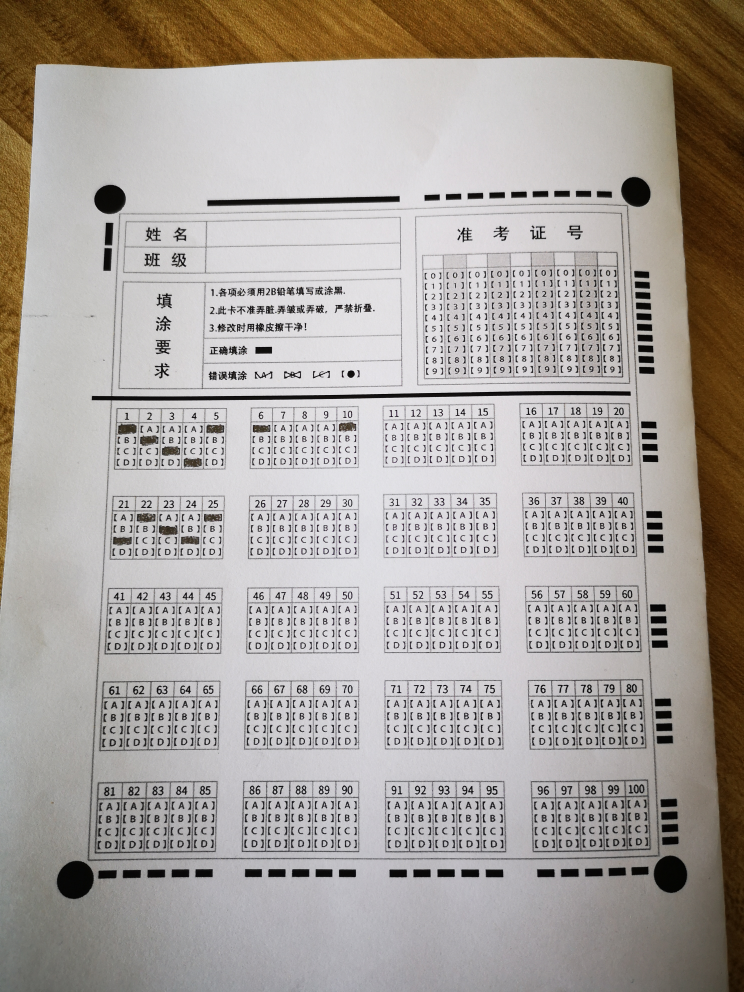
#> input picture face_recognition/test/t3.jpg, 2976 x 3968 px (shown at 1/4 size)
$ python convert.py   (older library calls are emulated)
#> lines starting #> are read from the running program, lines starting #| are printed output that depends on the picture; after the words box and inside, x2 and y2 are one past the last pixel; in counts of white or black regions, pixels touching at a corner belong together
# -*- coding: utf-8 -*-
from operator import attrgetter, itemgetter

import cv2
import numpy as np
from imutils import contours
from imutils.perspective import four_point_transform


def nothing(args):
    pass


def test():
    # 载入并显示图片
    img = cv2.imread('t3.jpg')
#> img is the input picture: shape (3968, 2976, 3); mean B, G, R 156.8, 162, 168.5
    img = cv2.resize(img, (500, 700), 0, 0)
#> img: shape (700, 500, 3)
    # 1.降噪（模糊处理用来减少瑕疵点）
    result = cv2.blur(img, (5, 5))
    # 2.灰度化,就是去色（类似老式照片）
    gray = cv2.cvtColor(result, cv2.COLOR_BGR2GRAY)
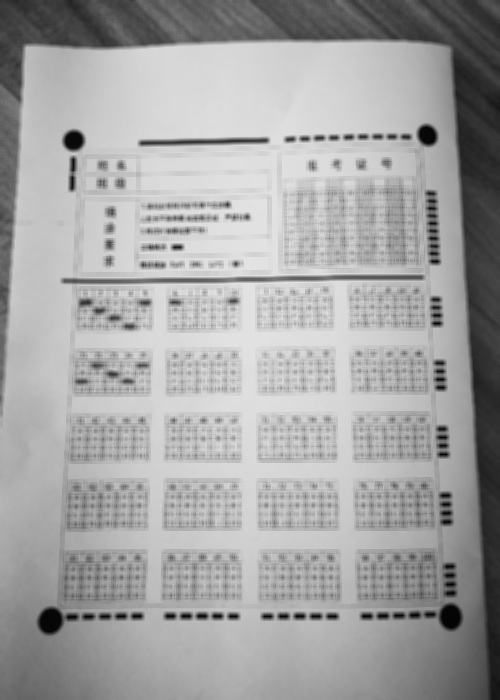
#> gray: shape (700, 500); min 3, max 227, mean 163.3
    # 霍夫变换圆检测
    circles = cv2.HoughCircles(gray.copy(), cv2.HOUGH_GRADIENT, 1, 200, param1=250, param2=15, minRadius=2,
                               maxRadius=20)
#> circles = [[427.5, 134.5, 9.6], [73.5, 140.5, 10], [49.5, 619.5, 12.7], [453.5, 616.5, 14.6]]
    circles = np.round(circles[0, :]).astype('int')
#> circles = [[428, 134, 10], [74, 140, 10], [50, 620, 13], [454, 616, 15]]

    # 排序circles坐标
    # print("circles1===", circles)
    circles2 = sorted(circles, key=lambda x: x[1])  # 对y轴排序
#> circles2 = [[428, 134, 10], [74, 140, 10], [454, 616, 15], [50, 620, 13]]
    # print("circles2", circles2)
    top_list = sorted(circles2[0: 2], key=lambda x: x[0])  # 对x轴排序
#> top_list = [[74, 140, 10], [428, 134, 10]]
    bottom_list = sorted(circles2[2: 4], key=lambda x: x[0])  # 对x轴排序
#> bottom_list = [[50, 620, 13], [454, 616, 15]]
    circles3 = np.vstack((top_list, bottom_list))
#> circles3 = [[74, 140, 10], [428, 134, 10], [50, 620, 13], [454, 616, 15]]
    # print("circles3", circles3)

    four_points = []
    for idx, (x, y, r) in enumerate(circles3):
        # 绘制圆和半径矩形到output
        cv2.circle(img, (x, y), r, (0, 255, 0), 4)
        if idx == 0:
            four_points.append([x + r, y + r])
        elif idx == 1:
            four_points.append([x - r, y + r])
        elif idx == 2:
            four_points.append([x + r, y - r])
        elif idx == 3:
            four_points.append([x - r, y - r])
#> this loop made 4 passes
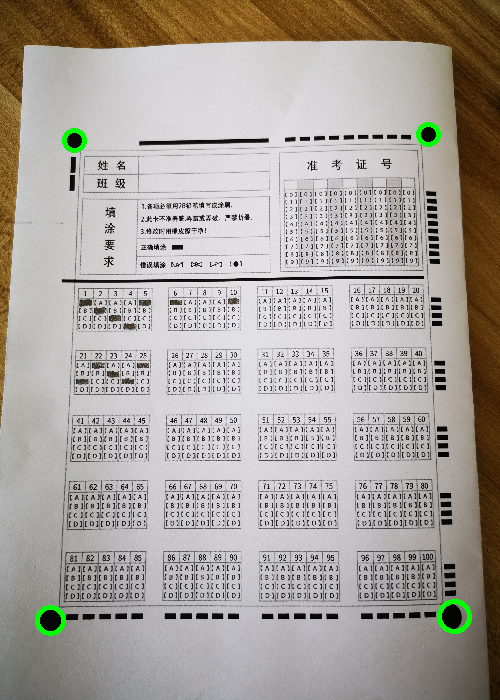
#> img: shape (700, 500, 3); mean B, G, R 156.3, 162.6, 168
#> after the loop, four_points = [[84, 150], [418, 144], [63, 607], [439, 601]]
    # 透视变换
    gray_trans = four_point_transform(gray, np.array(four_points))
    img_trans = four_point_transform(img, np.array(four_points))
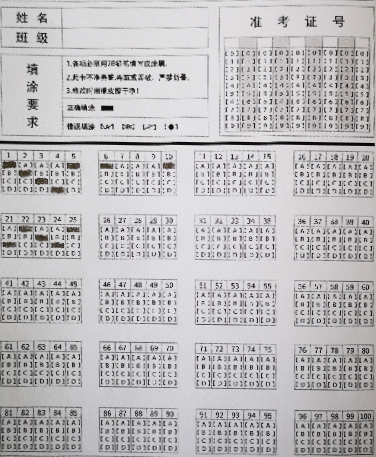
#> img_trans: shape (457, 376, 3); mean B, G, R 188.4, 186.1, 188.3
    # 显示新图像
    cv2.imshow('circle', img)
    cv2.imshow('rect_img', img_trans)
    transform(gray_trans, img_trans)
    # 按任意键退出
    cv2.waitKey(0)
    cv2.destroyAllWindows()


def transform(gray_trans, img_trans):
    gaussian_bulr = cv2.GaussianBlur(gray_trans, (5, 5), 0)
    cv2.imshow("gaussian", gaussian_bulr)
    edged = cv2.Canny(gaussian_bulr, 75, 200)  # 边缘检测,灰度值小于2参这个值的会被丢弃，大于3参这个值会被当成边缘，在中间的部分，自动检测
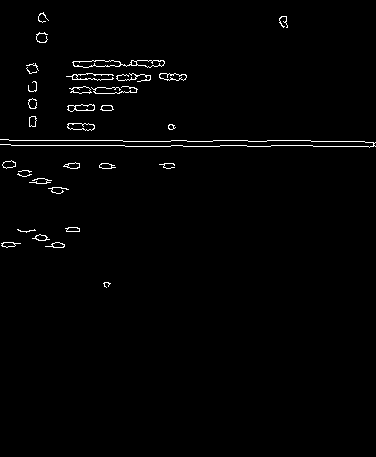
#> edged: shape (457, 376); 1.3% white in thin lines or dots, all inside (x1, y1, x2, y2) = (0, 12, 376, 288)
    cv2.imshow("edged", edged)
    # 寻找轮廓
    image, cts, hierarchy = cv2.findContours(edged.copy(), cv2.RETR_EXTERNAL, cv2.CHAIN_APPROX_SIMPLE)
#> cts = 33 contours, 17 with area under 20; largest, box (x1, y1, x2, y2) and area: (72, 60, 165, 68) 424, (67, 123, 95, 131) 148, (159, 73, 187, 81) 141, (67, 104, 95, 112) 138, (69, 86, 92, 94) 94
    path_list = []
    for c in cts:
        peri = 0.01 * cv2.arcLength(c, True)
        path_list.append({"c": c, "peri": peri})
#> this loop made 33 passes
#> peri on passes 1 to 12: 0.31, 0.453, 0.461, 0.416, 0.401, 0.357, 0.769, 0.906, 0.321, 0.285, 0.624, 0.433
#> after the loop, path_list = 33 items
    # print("path_list", path_list)
    path_sort = sorted(path_list, key=lambda x: x['peri'], reverse=True)
#> path_sort = 33 items
    # print("path_sort", path_sort)

    # 给轮廓加标记，便于我们在原图里面观察，注意必须是原图才能画出红色，灰度图是没有颜色的
    # cv2.drawContours(rect, [path_sort[0]['c']], -1, (0, 0, 255), 3)
    # cv2.imshow("draw_contours", gray_trans)

    x, y, w, h = cv2.boundingRect(path_sort[0]['c'])
#> x = 0; y = 139; w = 376; h = 9
    cv2.rectangle(gray_trans, (x, y), (x + w, y + h), (0, 255, 0), 2)
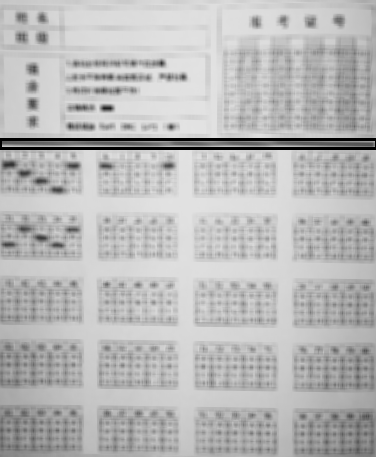
#> gray_trans: shape (457, 376); min 0, max 227, mean 184.5
    cv2.imshow("rectangle", gray_trans)
    # print("rect.shape()", rect.shape)
    my, mx = gray_trans.shape
#> my = 457; mx = 376

    four_points = [[0, y + h], [mx, y + h], [0, my], [mx, my]]
#> four_points = [[0, 148], [376, 148], [0, 457], [376, 457]]
    gray_trans2 = four_point_transform(gray_trans, np.array(four_points))
    img_trans2 = four_point_transform(img_trans, np.array(four_points))
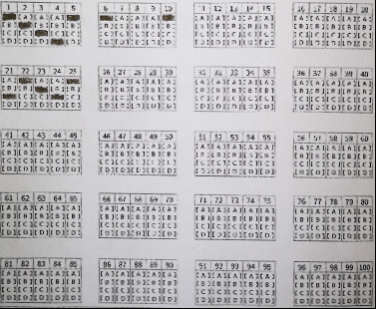
#> img_trans2: shape (309, 376, 3); mean B, G, R 184.3, 181.7, 183.8
    cv2.imshow("img_trans2", img_trans2)
    # [4 lines of commented-out code are left out]
    answer(gray_trans2, img_trans2)


# [97 lines left out: functions answer_area3, answer_area2, answer_area1, answer_area, not called in this run]


def answer(gray_trans2, img_trans2):
    thresh2 = cv2.adaptiveThreshold(gray_trans2, 255, cv2.ADAPTIVE_THRESH_MEAN_C, cv2.THRESH_BINARY_INV, 11, 54)
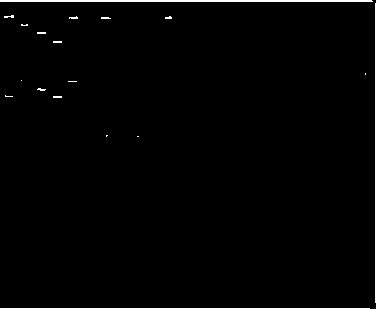
#> thresh2: shape (309, 376); 1.4% white; 18 white regions (14 under 20 px)
    cv2.imshow("ostu2", thresh2)
    r_image, r_cnt, r_hierarchy = cv2.findContours(thresh2.copy(), cv2.RETR_EXTERNAL, cv2.CHAIN_APPROX_SIMPLE)
#> r_cnt = 18 contours, 17 with area under 20; largest, box (x1, y1, x2, y2) and area: (0, 0, 373, 2) 372; r_hierarchy = 18 rows, first 6: [1, -1, -1, -1], [2, 0, -1, -1], [3, 1, -1, -1], [4, 2, -1, -1], [5, 3, -1, -1], [6, 4, -1, -1]
    print("找到轮廓个数----------------：", len(r_cnt), r_cnt)
#> (printed output is left out)
    # 使用红色标记所有的轮廓
    # cv2.drawContours(img_trans2, r_cnt, -1, (0, 0, 255), 2)
    # 把所有找到的轮廓，给标记出来
    question_cts = []
    for cxx in r_cnt:
        # 通过矩形，标记每一个指定的轮廓
        x, y, w, h = cv2.boundingRect(cxx)
        ar = w / float(h)
        if w >= 5 and w < 10:
            # cv2.rectangle(img_trans2, (x, y), (x + w, y + h), (0, 255, 0), 2)
            # 把每个选项，保存下来
            question_cts.append([x, y, w, h])
#> this loop made 18 passes
#> (cxx, x, y, w, h, ar) on passes 1, 2, 3, 4, 5, 7, 9, 10, 11, 17, 18: ([[0, 308], [369, 308]], 0, 308, 370, 1, 370), ([[137, 136], [138, 136]], 137, 136, 2, 1, 2), ([[106, 135], [106, 136], [107, 135]], 106, 135, 2, 2, 1), ([[53, 96], [53, 97], [61, 97], [61, 96]], 53, 96, 9, 2, 4.5), ([[5, 95], [5, 96], [12, 96], [6, 96]], 5, 95, 8, 2, 4), ([[68, 81], [76, 81]], 68, 81, 9, 1, 9), ([[365, 73], [365, 74]], 365, 73, 1, 2, 0.5), ([[53, 41], [53, 42], [61, 42], [61, 41]], 53, 41, 9, 2, 4.5), ([[37, 32], [37, 33], [45, 33], [45, 32]], 37, 32, 9, 2, 4.5), ([[375, 3], [375, 302]], 375, 3, 1, 300, 0.00333), ([[0, 0], [0, 1], [372, 1], [371, 0]], 0, 0, 373, 2, 186.5)
#> (x, y, w, h, ar) on passes 6, 8, 12, 13, 14, 15: (37, 88, 9, 3, 3), (21, 80, 1, 1, 1), (21, 24, 7, 2, 3.5), (101, 17, 10, 2, 5), (165, 16, 7, 3, 2.33), (69, 16, 9, 3, 3)
#> after the loop, question_cts = [[53, 96, 9, 2], [5, 95, 8, 2], [37, 88, 9, 3], [68, 81, 9, 1], [53, 41, 9, 2], [37, 32, 9, 2], [21, 24, 7, 2], [165, 16, 7, 3], [69, 16, 9, 3]]
    print("question_cts========", len(question_cts))
#| question_cts======== 9
    for que_item in question_cts:
        compute_score(que_item, img_trans2)
#> this loop made 9 passes
#> (w in compute_score, h in compute_score, cx in compute_score, cy in compute_score) on passes 1 to 9: (9, 2, 57.5, 97), (8, 2, 9, 96), (9, 3, 41.5, 89.5), (9, 1, 72.5, 81.5), (9, 2, 57.5, 42), (9, 2, 41.5, 33), (7, 2, 24.5, 25), (7, 3, 168.5, 17.5), (9, 3, 73.5, 17.5)
#| 题目24,答案C
#| 题目21,答案C
#| 题目23,答案B
#| 题目25,答案A
#| 题目4,答案D
#| 题目3,答案C
#| 题目2,答案B
#| 题目10,答案A
#> (further printed lines are left out)
    # compute_score(question_cts[0], img_trans2)


def compute_score(que_item, img_trans2):
    hei, wid, rec = img_trans2.shape
    # print("img_trans2.shape", wid, hei)
    hor_space = 20  # 横向间距15
    hor_que_space = 15  # 答案单个横向间距
    ver_space = 20  # 纵向间距15
    ver_que_space = 45  # 答案块纵向间距
    # print("que=========", que_item)
    x, y, w, h = que_item
    cv2.rectangle(img_trans2, (x, y), (x + w, y + h), (0, 255, 0), 2)
    cv2.imshow("ox_1", img_trans2)
    cv2.setMouseCallback('ox_1', mouse_click)
    cx = x + w / 2
    cy = y + h / 2
    key_list = []
    for j in range(5):
        for i in range(20):
            hor_space_num = i // 5 + 1  # 所在横向块数
            hor_piece_num = (i + 1) % 5  # 所在横向份数
            start_x = (hor_space_num - 1) * hor_space + hor_que_space * i
            # if i == 5 and j == 0:
                # print("key", j * 20 + (i + 1))
                # print("横向的第{}块，第{}份,x坐标{}".format(hor_space_num, hor_piece_num, start_x))  # 横向的第几块，第几份
            start_y = j * ver_space + ver_que_space * j
            # if i == 0 and j == 4:
                # print("key", j * 20 + (i + 1))
                # print("纵向的第{}块，y坐标{}".format(j + 1, start_y))  # 纵向的第几块，第几份
            key_list.append({"key": j * 20 + (i + 1), "value": [start_x, start_y]})
    # print("key_list", key_list)
    for coo in key_list:
        x, y = coo['value']
        # print("coo", x, y)
        if x + hor_que_space > cx > x and y + ver_que_space > cy > y:
            choose_ans = get_answer(cy - y, ver_que_space)
            print("题目{},答案{}".format(coo['key'], choose_ans))


def get_answer(sel, all):
    percent = sel / all
    if percent < 1 / 5:
        return "num"
    elif percent < 2 / 5:
        return "A"
    elif percent < 3 / 5:
        return "B"
    elif percent < 4 / 5:
        return "C"
    elif percent < 1:
        return "D"


def mouse_click(event, x, y, flags, param):
    if event == cv2.EVENT_LBUTTONDOWN:
        print("mouse_click======EVENT_LBUTTONDOWN", event, x, y)


if __name__ == '__main__':
    test()

    # path_list = [{'name': 'A', 'value': 1}, {'name': 'B', 'value': 2}, {'name': 'C', 'value': 3}]
    # path_sort = sorted(path_list, key=lambda x:x['value'],reverse=True)
    # print("path_sort", path_sort)
